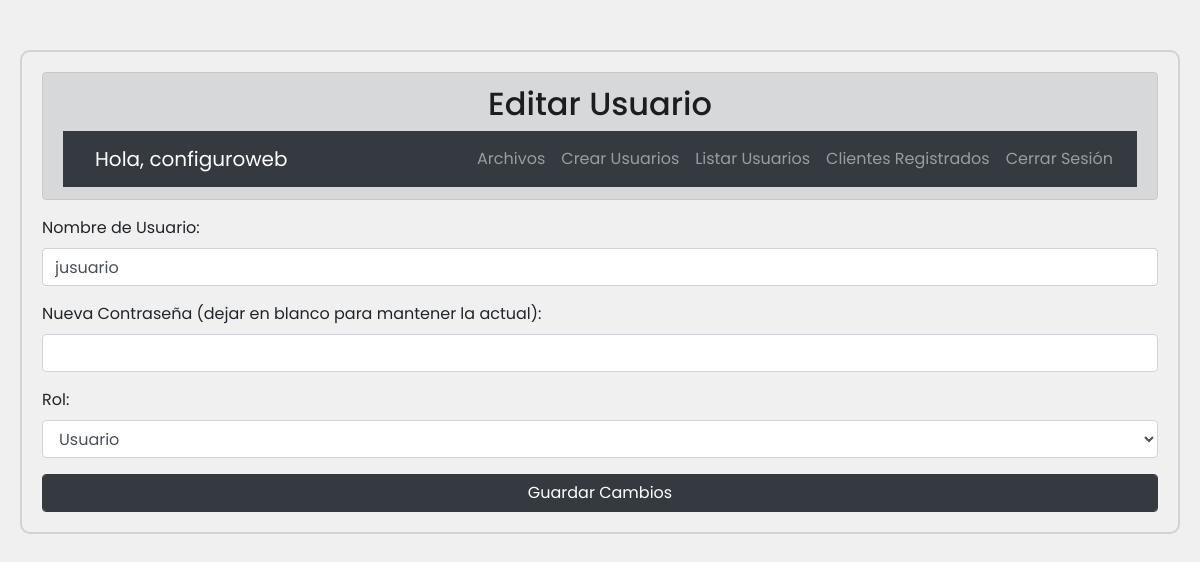
/admin/edit_user.php?user_id=2 (signed in), run on the app's committed database.
### tables this page shows
CREATE TABLE `tbl_users` (
  `user_id` int(11) NOT NULL,
  `username` varchar(255) NOT NULL,
  `password` varchar(255) NOT NULL,
  `role` varchar(100) NOT NULL DEFAULT 'user'
);

### admin/edit_user.php (the view, shortened to what this page needs)
<?php
include('./conn/conn.php');
$edit_user_id = intval($_GET['user_id']);
$stmt = $conn->prepare("SELECT username, role FROM tbl_users WHERE user_id = :edit_user_id");
$stmt->bindParam(':edit_user_id', $edit_user_id, PDO::PARAM_INT);
$stmt->execute();
$edit_user = $stmt->fetch(PDO::FETCH_ASSOC);
?>
<!DOCTYPE html>
<html lang="es">
<head>
    <link rel="stylesheet" href="./assets/style.css">
    <link rel="stylesheet" href="https://cdn.jsdelivr.net/npm/bootstrap@4.6.2/dist/css/bootstrap.min.css">
</head>
<body>
    <div class="main">
        <div class="alert alert-dark text-center" role="alert">
            <h2>Editar Usuario</h2>
            <?php include('assets/header.php') ?>
        </div>
        <div class="edit-user-container">
            <form action="#" method="POST">
                <div class="form-group">
                    <label for="username">Nombre de Usuario:</label>
                    <input type="text" class="form-control" id="username" name="username" value="<?php echo htmlspecialchars($edit_user['username']); ?>" required>
                </div>
                <div class="form-group">
                    <label for="password">Nueva Contraseña (dejar en blanco para mantener la actual):</label>
                    <input type="password" class="form-control" id="password" name="password">
                </div>
                <div class="form-group">
                    <label for="role">Rol:</label>
                    <select class="form-control" id="role" name="role" required>
                        <option value="user" <?php echo ($edit_user['role'] == 'user') ? 'selected' : ''; ?>>Usuario</option>
                    </select>
                </div>
                <button type="submit" class="btn btn-dark form-control">Guardar Cambios</button>
            </form>
        </div>
    </div>
</body>
</html>

### admin/assets/header.php (shortened to what this page needs)
<?php
include('./conn/conn.php');
if (!isset($_SESSION['user_id'])) {
    header("Location: login.php");
    exit();
} else {
    $user_id = $_SESSION['user_id'];
    $stmt = $conn->prepare("SELECT username, role FROM tbl_users WHERE user_id = :user_id");
    $stmt->bindParam(':user_id', $user_id);
    $stmt->execute();
    $user = $stmt->fetch(PDO::FETCH_ASSOC);
    $username = $user['username'];
    $role = $user['role'];
}
?>
<nav class="navbar navbar-expand-lg navbar-dark bg-dark">
    <a class="navbar-brand ml-3" href="">Hola, <?php echo htmlspecialchars($username); ?></a>
    <div class="collapse navbar-collapse" id="navbarNav">
        <ul class="navbar-nav ml-auto">
            <li class="nav-item">
                <a class="nav-link" href="index.php">Archivos</a>
            </li>
            <?php if ($role == 'admin') : ?>
                <li class="nav-item">
                    <a class="nav-link" href="register_user.php">Crear Usuarios</a>
                </li>
                <li class="nav-item">
                    <a class="nav-link" href="list_users.php">Listar Usuarios</a>
                </li>
                <li class="nav-item">
                    <a class="nav-link" href="customers.php">Clientes Registrados</a>
                </li>
            <?php endif; ?>
            <li class="nav-item">
                <a class="nav-link" href="endpoint/logout.php">Cerrar Sesión</a>
            </li>
        </ul>
    </div>
</nav>

### admin/assets/style.css (style rules this page uses)
* { margin: 0; padding: 0; font-family: 'Poppins', sans-serif; box-sizing: border-box; }
body { display: flex; justify-content: center; align-items: center; flex-direction: column; background-color: rgb(240, 240, 240) !important; padding: 20px; }
.main { margin-top: 30px; border: 2px solid rgb(210, 210, 210); padding: 20px; border-radius: 10px; width: 100%; max-width: 1200px; }

### data on the page
tbl_users: username "configuroweb"
tbl_users: username "jusuario", role "Usuario"
